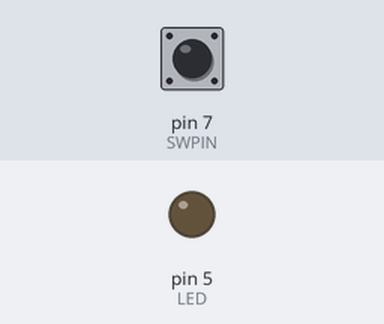
This sketch was run on a simulated Arduino Uno, built with avr-gcc and run on an emulated ATmega328P. On the bench: output pins drawn as LEDs (lit = HIGH). Dashed ring = blinking. The test bench sets the inputs (shaded band); at power-on: pin 7 (SWPIN) LOW. What the sketch prints to the serial monitor is not drawn.

Above: at 1.2 s.
1.3 s: pin 7 (SWPIN) pulled HIGH for 1 s
At 1.55 s:
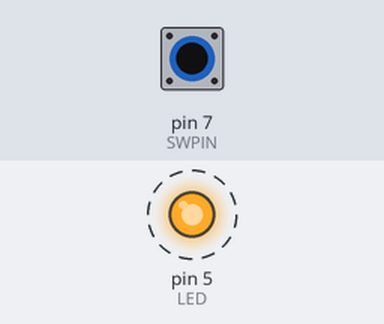
4.3 s: pin 7 (SWPIN) pulled HIGH for 3.2 s
At 8.2 s:
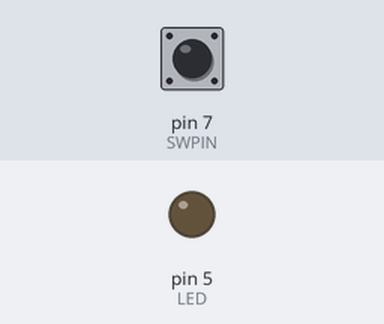
9.0 s: pin 7 (SWPIN) pulsed HIGH 2 times (0.12 s each, 0.3 s apart)
At 9.2 s:
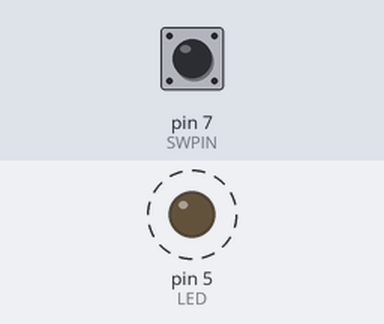
12.6 s: pin 7 (SWPIN) pulsed HIGH 5 times (0.12 s each, 0.3 s apart)
At 14.4 s:
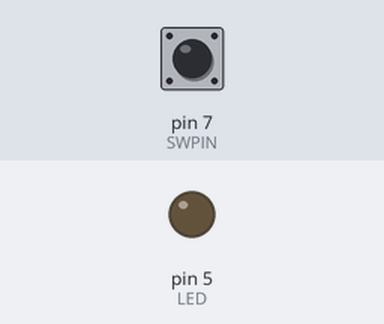
Timing chart, 0 to 15.9 s (numbered marks = the images above; inputs shaded):
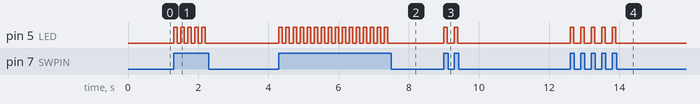

Measured:
- after the input at 1.3 s, pin 5 (LED): alternates HIGH for 0.10 s and LOW for 0.10 s, 10 changes in all, then stays LOW, starting at once
- after the input at 4.3 s, pin 5 (LED): alternates HIGH for 0.10 s and LOW for 0.10 s, 32 changes in all, then stays LOW, starting at once
- after the input at 9.0 s, pin 5 (LED): alternates HIGH for 0.10 s and LOW for 0.20 s, 4 changes in all, then stays LOW, starting at once
- after the input at 12.6 s, pin 5 (LED): alternates HIGH for 0.10 s and LOW for 0.20 s, 10 changes in all, then stays LOW, starting at once

The sketch:

SWPIN.ino
```cpp
#define SWPIN 7
#define LED 5
void setup() {
  pinMode(SWPIN, INPUT);
  Serial.begin(9600);
  pinMode(LED, OUTPUT);
}

void loop() {
  if(digitalRead(SWPIN) == HIGH){
    digitalWrite(LED, HIGH);
    delay(100);
    digitalWrite(LED, LOW);
    delay(100);
    Serial.println("OK");
  } else{
    digitalWrite(LED, LOW);
    Serial.println("NO");
  }

}
```
